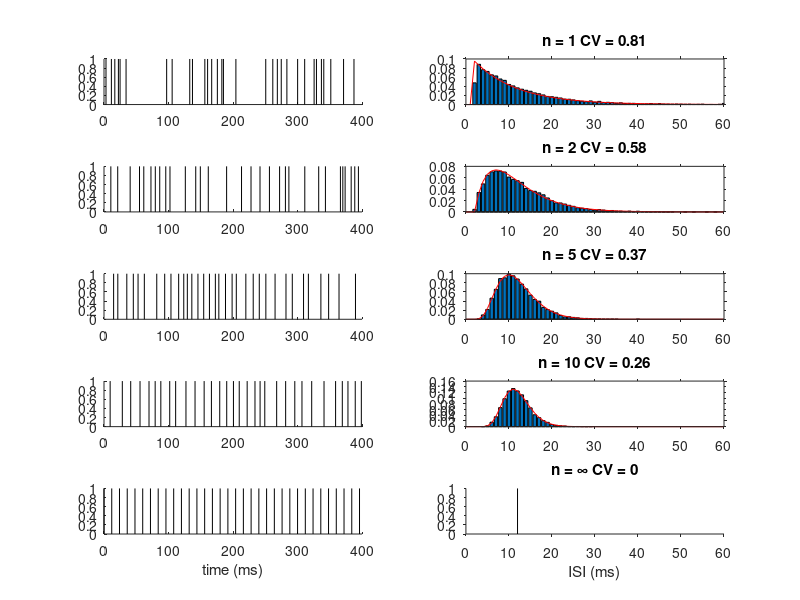

Source code (MATLAB):
%
%  Gabbiani & Cox, Mathematics for Neuroscientists, 2nd ed
%

%%
n_samples = 10000;

m_isi = 10; %in ms (without ref period)
tref = 2; %in ms

max_plot = 400;

%10 ms isi, n_samples samples
v_1 = exprnd(m_isi,n_samples,1);

%add a 2ms refractory period
v_1r = v_1 + tref;

%compute spike times
spk_1r = cumsum(v_1r);

inds = find(spk_1r <= max_plot);

h_f1 = figure; 
h_a1 = subplot(5,2,1);

for i = 1:length(inds);
    line('Parent',h_a1,'XData',[spk_1r(inds(i)) spk_1r(inds(i))],'YData',[0 1]);
end;
set(h_a1,'XLim',[0 max_plot]);

h_a2 = subplot(5,2,2);
[n, xout] = hist(v_1r,[0:60]);
bar(h_a2,xout,n/n_samples);
set(h_a2,'XLim',[0 60],'TickDir','out');
m_v1r = mean(v_1r);
s_v1r = std(v_1r);
cv_1 = s_v1r/m_v1r;
info_str = sprintf('n = 1 mean ISI: %.2g',mean(v_1r));
disp(info_str);
title(h_a2,sprintf('n = 1 CV = %.2g',cv_1));

y = exppdf(xout-2,m_isi);
y = y/sum(y);
line('Parent',h_a2,'XData',xout,'YData',y','Color','r');

%%
%gamma of order 2

a = 2; 

%10 ms isi, n_samples samples
v_2 = gamrnd(a,m_isi/a,n_samples,1);

%add a 2ms refractory period
v_2r = v_2 + tref;

%compute spike times
spk_2r = cumsum(v_2r);

inds = find(spk_2r <= max_plot);

h_a3 = subplot(5,2,3);
for i = 1:length(inds);
    line('Parent',h_a3,'XData',[spk_2r(inds(i)) spk_2r(inds(i))],'YData',[0 1]);
end;
set(h_a3,'XLim',[0 max_plot]);

h_a4 = subplot(5,2,4);
[n, xout] = hist(v_2r,[0:60]);
bar(h_a4,xout,n/n_samples);
set(h_a4,'XLim',[0 60],'TickDir','out');
m_v2r = mean(v_2r);
s_v2r = std(v_2r);
cv_2 = s_v2r/m_v2r;
info_str = sprintf('n = 2 mean ISI: %.2g',mean(v_2r));
disp(info_str);
title(h_a4,sprintf('n = 2 CV = %.2g',cv_2));

y = gampdf(xout-2,a,m_isi/a);
y = y/sum(y);
line('Parent',h_a4,'XData',xout,'YData',y','Color','r');

%%
%gamma of order 5

a = 5;

%10 ms isi, n_samples samples
v_5 = gamrnd(a,m_isi/a,n_samples,1);

%add a 2ms refractory period
v_5r = v_5 + tref;

%compute spike times
spk_5r = cumsum(v_5r);

inds = find(spk_5r <= max_plot);

h_a5 = subplot(5,2,5);
for i = 1:length(inds);
    line('Parent',h_a5,'XData',[spk_5r(inds(i)) spk_5r(inds(i))],'YData',[0 1]);
end;
set(h_a5,'XLim',[0 max_plot]);

h_a6 = subplot(5,2,6);
[n, xout] = hist(v_5r,[0:60]);
bar(h_a6,xout,n/n_samples);
set(h_a6,'XLim',[0 60],'TickDir','out');
m_v5r = mean(v_5r);
s_v5r = std(v_5r);
cv_5 = s_v5r/m_v5r;
info_str = sprintf('n = 5 mean ISI: %.2g',mean(v_5r));
disp(info_str);
title(h_a6,sprintf('n = 5 CV = %.2g',cv_5));

y = gampdf(xout-2,a,m_isi/a);
y = y/sum(y);
line('Parent',h_a6,'XData',xout,'YData',y','Color','r');

%%
%gamma of order 10

a = 10;

%10 ms isi, n_samples samples
v_10 = gamrnd(a,m_isi/a,n_samples,1);

%add a 2ms refractory period
v_10r = v_10 + tref;

%compute spike times
spk_10r = cumsum(v_10r);

inds = find(spk_10r <= max_plot);

h_a7 = subplot(5,2,7);
for i = 1:length(inds);
    line('Parent',h_a7,'XData',[spk_10r(inds(i)) spk_10r(inds(i))],'YData',[0 1]);
end;
set(h_a7,'XLim',[0 max_plot]);

h_a8 = subplot(5,2,8);
[n, xout] = hist(v_10r,[0:60]);
bar(h_a8,xout,n/n_samples);
set(h_a8,'XLim',[0 60],'TickDir','out');
m_v10r = mean(v_10r);
s_v10r = std(v_10r);
cv_10 = s_v10r/m_v10r;
info_str = sprintf('n = 10 mean ISI: %.2g',mean(v_10r));
disp(info_str);
title(h_a8,sprintf('n = 10 CV = %.2g',cv_10));

y = gampdf(xout-2,a,m_isi/a);
y = y/sum(y);
line('Parent',h_a8,'XData',xout,'YData',y','Color','r');

%%
%perfect integrator

n_spk = ceil(max_plot/(m_isi + tref));
spk_infr = (m_isi + tref)*[0:1:n_spk+1];
inds = find(spk_infr <= max_plot);

h_a9 = subplot(5,2,9);
for i = 1:length(inds);
    line('Parent',h_a9,'XData',[spk_infr(inds(i)) spk_infr(inds(i))],'YData',[0 1]);
end;
set(h_a9,'XLim',[0 max_plot]);

h_a10 = subplot(5,2,10);
line('Parent',h_a10,'XData',[m_isi+tref m_isi+tref],'YData',[0 1]);
set(h_a10,'XLim',[0 60],'TickDir','out');
info_str = sprintf('n = infinity mean ISI: 12');
disp(info_str);
title(h_a10,sprintf('n = \\infty CV = 0'));

xlabel(h_a9,'time (ms)');
xlabel(h_a10,'ISI (ms)');

%print(handles.figure1,'-depsc2','gamma_spks.eps');
